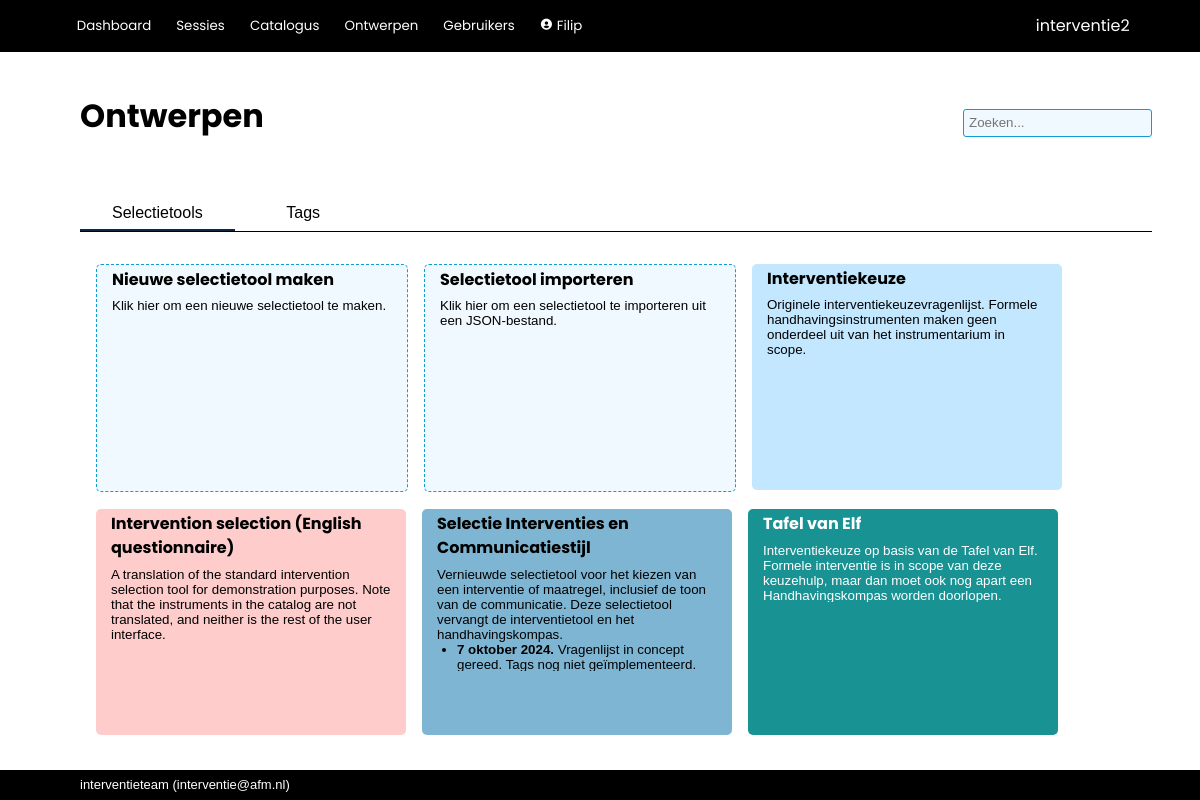
/tools/ (signed in), run on an earlier commit of the app's database.
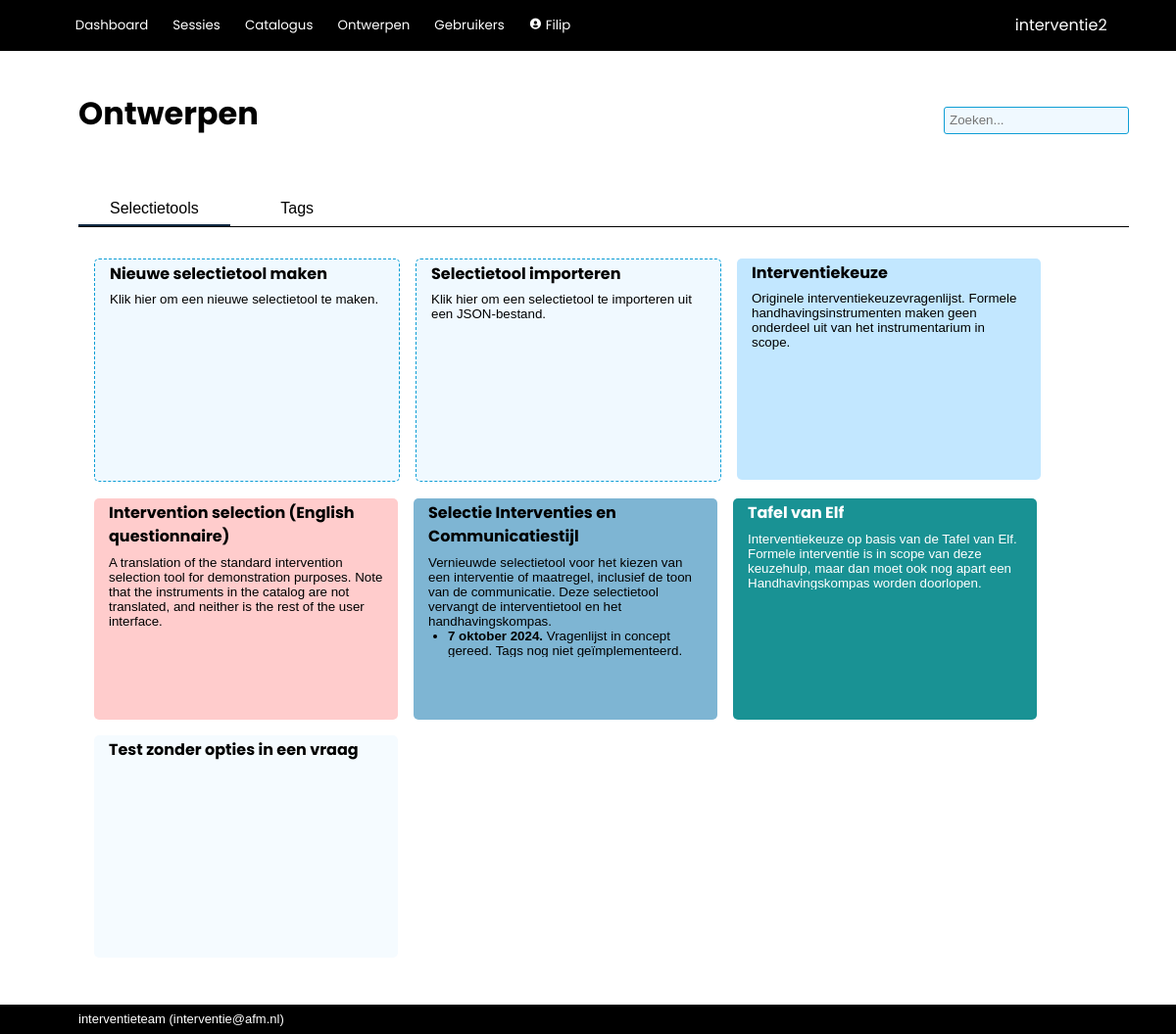
And on a later commit of the database.
### interventie2/models.py (models this page shows, shortened)
class User(db.Model, UserMixin):
    __tablename__ = 'users'
    id            = db.Column(db.Integer, primary_key=True)
    name          = db.Column(db.String(80), nullable=False, unique=True)
    password      = db.Column(db.String(200), nullable=False)
    role_id       = db.Column(db.Integer, db.ForeignKey('roles.id'), nullable=False, default=4) #references roles.id
    description   = db.Column(db.String(2000), nullable=False, default="")
    email         = db.Column(db.String(254))
    link          = db.Column(db.String(1000))
    active        = db.Column(db.Boolean, nullable=False, default=True)
    date_created  = db.Column(db.DateTime(timezone=True), server_default=func.now())
    last_seen     = db.Column(db.DateTime(timezone=True), server_default=func.now())
    role = relationship('Role')
    messages = relationship('Message', back_populates='recipient', foreign_keys="Message.recipient_id", cascade='all, delete-orphan')
    messages_sent = relationship('Message', back_populates='sender', foreign_keys="Message.sender_id")
    worksession = relationship('Worksession', back_populates='creator')
    plan = relationship('Plan', back_populates='creator')
    allowed_worksessions = relationship('Worksession', secondary='worksession_access', back_populates='allowed_users')
    owned_instruments = relationship('Instrument', back_populates='owner')
    def unread_messages(self):
        return sum(1 for message in self.messages if (message.unread) and (message.deliver_after.date() <= date.today()))
    def unread_message_alert(self):
        return self.unread_messages() > 0

class QuestionSet(db.Model):
    __tablename__ = 'question_sets'
    id            = db.Column(db.Integer, primary_key=True)
    name          = db.Column(db.String(500), nullable=False)
    description   = db.Column(db.String(2000), nullable=False, default="")
    owner_id      = db.Column(db.Integer, db.ForeignKey('users.id'), nullable=False) #references users.id
    date_created  = db.Column(db.DateTime(timezone=True), server_default=func.now())
    date_modified = db.Column(db.DateTime(timezone=True), server_default=func.now())
    default_process_id = db.Column(db.Integer, db.ForeignKey('processes.id'), nullable=False, default=1)
    default_instruments_visible = db.Column(db.Boolean, nullable=False, default=True)
    default_tags_visible = db.Column(db.Boolean, nullable=False, default=False)
    default_allow_weights = db.Column(db.Boolean, nullable=False, default=False)
    color         = db.Column(db.String(7))
    text_color    = db.Column(db.String(7))
    forbidden_tags = relationship('Tag', secondary='question_set_forbidden_tags')
    mandatory_tags = relationship('Tag', secondary='question_set_mandatory_tags')
    owner = relationship('User')
    default_process = relationship('Process')
    questions = relationship('Question', cascade='all, delete-orphan')
    worksessions = relationship('Worksession', back_populates='question_set', cascade='all, delete-orphan')

### interventie2/tools/routes.py (the view)
@tools.route('/', methods=['GET', 'POST'])
@login_required
def index():
    if not current_user.role.edit_questionnaire:
        return render_template('error/index.html', title='Onvoldoende rechten', message='Onvoldoende rechten om een tool te ontwerpen.')
    question_sets = QuestionSet.query.order_by()
    form = TagForm()
    tags = Tag.query.order_by(Tag.name)
    if form.validate_on_submit():
        tag = Tag(name = form.name.data)
        db.session.add(tag)
        db.session.commit()
        return redirect(url_for('tools.tags'))
    elif request.method == 'GET':
        pass
    return render_template('tools/index.html', question_sets=question_sets, edit_catalog_allowed=current_user.role.edit_catalog, tags=tags, form=form)

### interventie2/forms.py
class TagForm(FlaskForm):
    name               = StringField('Naam', validators=[DataRequired(), Length(min=2, max=100)], render_kw={'size': 40})
    submit             = SubmitField('Tag opslaan')

### interventie2/models.py (called while the page is built)
@login_manager.user_loader
def load_user(user_id):
    return User.query.get(user_id)

### interventie2/tools/templates/tools/index.html (shortened to what this page needs)
{% extends 'base.html' %}
{% block page_title %}
    Ontwerpen
{% endblock %}
{% block tabs %}
    <div class="tab_bar">
        <button class="tablinks" onclick="switch_tab(event, 'st_all')" id="defaultOpen">Selectietools</button>
        <button class="tablinks" onclick="switch_tab(event, 'st_tags')" id="defaultOpen">Tags</button>
    </div>
{% endblock %}
{% block body %}
    <div id="st_all" class="tabcontent">
        <div class="card_area">
            <a href="{{ url_for('tools.edit_question_set') }}">
                <div class="card new">
                    <div class="card_title">
                        Nieuwe selectietool maken
                    </div>
                    <div class="card_description">
                        Klik hier om een nieuwe selectietool te maken.
                    </div>
                </div>
            </a>
            <a href="{{ url_for('tools.import_question_set') }}">
                <div class="card new">
                    <div class="card_title">
                        Selectietool importeren
                    </div>
                    <div class="card_description">
                        Klik hier om een selectietool te importeren uit een JSON-bestand.
                    </div>
                </div>
            </a>
            {% for question_set in question_sets | sort(attribute="name") %}
                <a href="{{url_for('tools.view_question_set', question_set_id=question_set.id)}}">
                    <div class="card" style="background-color:{{ question_set.color }}; color:{{ question_set.text_color }}">
                        <div class="card_title">
                            {{ question_set.name }}
                        </div>
                        <div class="card_description">
                            {{ question_set.description | escape | markdown }}
                        </div>
                    </div>
                </a>
            {% endfor %}
        </div>
    </div>
{% endblock %}

### interventie2/templates/base.html (shortened to what this page needs)
<!DOCTYPE html>
<html lang="en">
    <head>
        <link rel="stylesheet" href="{{ url_for('static', filename='css/styles.css')}}">
        <link href="https://unpkg.com/boxicons@2.1.2/css/boxicons.min.css" rel="stylesheet">
    </head>
    <body>
        {% import 'jinja_macros.html' as macro %}
        <header>
            <div class="logo">{{ config['APP_NAME'] }}</div>
            <div class="modes">
                {% if current_user.is_authenticated %}
                    <button>
                        <a href="{{ url_for('main.index') }}">Dashboard</a>
                    </button>
                    <button>
                        <a href="{{ url_for('main.worksessions') }}">Sessies</a>
                    </button>
                    <button>
                        <a href="{{ url_for('catalog.index') }}">Catalogus</a>
                    </button>
                    {% if current_user.role.edit_questionnaire %}
                        <button>
                            <a href="{{ url_for('tools.index') }}">Ontwerpen</a>
                        </button>
                    {% endif %}
                    {% if current_user.role.edit_users %}
                        <button>
                            <a href="{{ url_for('admin.index') }}">Gebruikers</a>
                        </button>
                    {% endif %}
                    <button>
                        <a href="{{ url_for('admin.user', id=current_user.id) }}"><i class='bx bxs-user-circle'></i>
                            {{ current_user.name }}
                        </a>
                    </button>
                {% else %}
                    <button>
                        <a href="{{ url_for('main.login') }}">Login</a>
                    </button>
                {% endif %}
            </div>
        </header>
        <nav>
            <div class="title">{% block page_title %}{% endblock %}</div>
            {% if current_user.is_authenticated %}
                <form action="/analysis/search" method="get" class="search">
                    <input id="search" type="search"  name="q" value="{{ request.args.get('q') or '' }}" placeholder="Zoeken...">
                </form>
            {% endif %}
            <div class="tabs">{% block tabs %}{% endblock %}</div>
        </nav>
        <main>
            <section>{% block body %}{% endblock %}</section>
        </main>
        <footer>{{ config['MAINTAINER'] }} (<a href="mailto:{{ config['MAINTAINER_EMAIL'] }}">{{ config['MAINTAINER_EMAIL'] }}</a>)</footer>
    </body>
</html>

### interventie2/static/css/styles.css (style rules this page uses)
:root { --dark-blue: #0f2841; --light-blue: #0e9ed5; --green: #3b7d23; --red: red; --highlight: #195fa6; --mid-grey: #0e9ed5; --object: #f0f9ff; --alert: red; --button-bg: #176cc2; --button-fg: white; }
html, body { font-family: sans-serif; line-height: 1.5em; padding: 0px; margin: 0px; }
p { padding-top: 0 !important; padding-bottom: 0 !important; margin-top: 0px; margin-bottom: 0px; }
a { color: inherit; text-decoration: none; }
ul { margin: 0; padding-left: 1.5em; }
button { border: 1px solid var(--mid-grey); background-color: var(--button-bg); color: var(--button-fg); min-height: 2.2em; border-radius: 3px; min-width: 7rem; margin-bottom: 2px; }
button a { text-decoration: none; }
input { border: none; background-color: white;; border: 1px solid var(--mid-grey); font-size: inherit; min-height: 1.7rem; margin-bottom: 2px; }
body { display: grid; height: 100vh; grid-template-rows: min-content min-content auto min-content; grid-template-areas: "header" "nav" "main" "footer"; }
header { grid-area: header; background-color: black; display: grid; grid-template-columns: auto min-content; grid-template-rows: auto; grid-template-areas: "modes logo"; color: white; align-items: center; padding: 0.6rem 4.4rem; font-family: "Poppins", sans-serif; }
header a { text-decoration: none; font-family: "Poppins", sans-serif; }
.logo { grid-area: logo; }
.modes { grid-area: modes; padding: 0px; margin: 0px; }
.modes button { background: inherit; outline: none; cursor: pointer; padding: 0.4rem 0.4rem; margin: 0 0.5rem 0 0; border: none; border-radius: 0px; color: white; font-family: "Poppins", sans-serif; font-size: smaller; min-width: 0; }
.modes a { text-decoration: none; }
nav { grid-area: nav; display: grid; grid-template-columns: 1fr auto; grid-template-areas: "title search" "steps steps" "tabs tabs "; align-items: center; margin: 3rem 3rem 1rem 5rem; }
.title { grid-area: title; font-family: "Poppins", sans-serif; color: black; font-size: xx-large; font-weight: bold; padding: 0 0 1rem 0; line-height: 1em; }
.search { grid-area: search; display: flex; align-items: center; text-decoration: none; border: none; }
.search input { border: none; background-color: var(--object); border: 1px solid var(--mid-grey); border-radius: 3px; padding: 5px; font-size: smaller; height: 1.7rem; }
.tabs { grid-area: tabs; display: flex; padding-top: 3rem; overflow: hidden; font-size: inherit; border-bottom: 1px solid black; }
.tabs button { background: inherit; color: black; outline: none; cursor: pointer; padding: 0rem 2rem 0rem 2rem; margin: 0 0.5rem 0 0; border: none; border-radius: 0px; font-size: inherit; width: auto; border-bottom: solid 2px white; }
.tabs button.active_tab { border-bottom: solid 2px var(--dark-blue); }
main { grid-area: main; padding: 1rem 5rem; display: grid; grid-template-columns: min-content 3fr; grid-template-areas: "aside section "; overflow-y: scroll; }
section { grid-area: section; padding: 0; margin-left: 1rem; margin-right: 1rem; }
footer { grid-area: footer; background-color: black; color: white; align-items: center; padding: 0.2rem 5rem; font-size: small; }
.card_area { display: flex; flex-flow: row wrap; gap: 1rem; padding-bottom: 2rem; }
.tabcontent { width: 100%; }
.card { width: 280px; height: 220px; background-color: var(--object); color: black; border-radius: 5px; padding: 0.2em 15px 0.2em 15px; overflow: hidden; scrollbar-width: none; animation: fadeInAnimation ease 0.7s; animation-iteration-count: 1; animation-fill-mode: forwards; }
.card.new { border: 1px dashed var(--mid-grey); }
.card_title { font-family: "Poppins", sans-serif; font-weight: bold; padding-bottom: 0.4rem; }
.card_description { overflow: hidden; scrollbar-width: none; font-size: smaller; line-height: normal; }
.card_area a { text-decoration: none; }

What changed in the data, as far as the page shows it:
added QuestionSet: name "Test zonder opties in een vraag"
